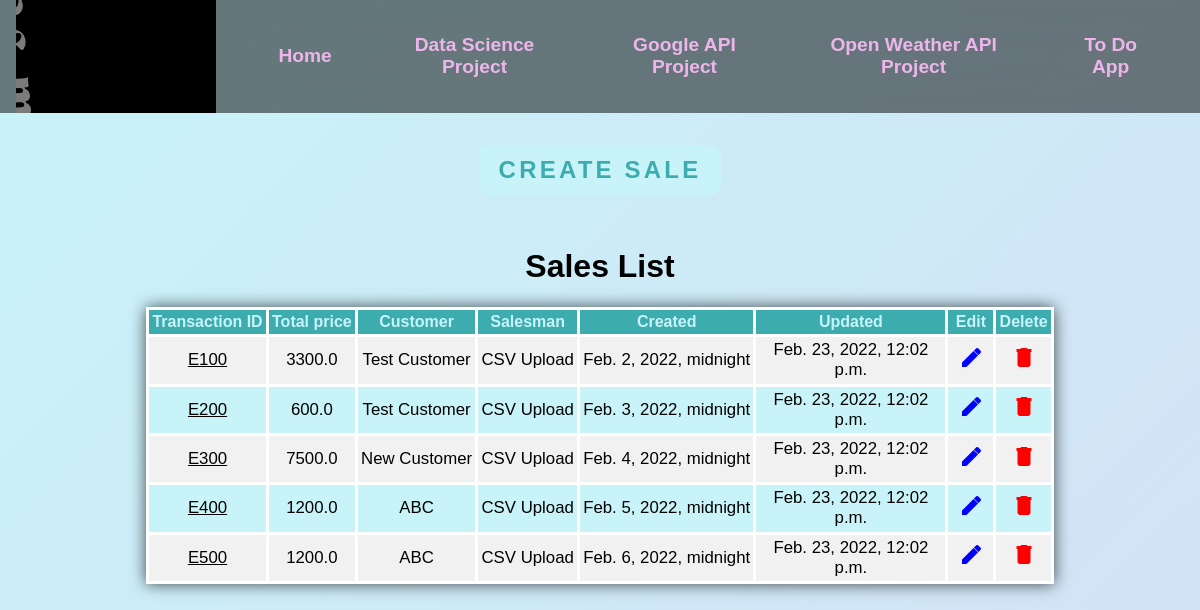
Screenshot of /datascience/sales_list/ with the database file from the repository.
### datascience/models.py (models this page shows, shortened)
class Sale(models.Model):
    transaction_id = models.CharField(max_length=12, blank=True) # we will create a function to generate it automaticly
    positions = models.ManyToManyField(Position) # the list of positions that we are including in the sale object
    total_price = models.FloatField(blank=True, null=True)
    customer = models.ForeignKey(Customer, limit_choices_to={'is_active': True}, on_delete=models.CASCADE)
    salesman = models.CharField(max_length=100, null=True, blank=True)
    is_active = models.BooleanField(default=True)
    created = models.DateTimeField(blank=True, null=True) # blank=True, null=True in order to see them in Django admin
    updated = models.DateTimeField(auto_now=True)
    def get_absolute_url(self):
        return reverse("datascience:sale_details", kwargs={"pk": self.pk})

class Customer(models.Model):
    name = models.CharField(max_length=100)
    is_active = models.BooleanField(default=True)
    def __str__(self) -> str:
        return str(self.name)

### datascience/views.py (the view)
# urls.py: path("sales_list/", views.SaleListView.as_view(), name="sales_list"),
class SaleListView(ListView):
    model = Sale
    template_name = "datascience/sales/sales_list.html"
    def get_queryset(self):
        return self.model.objects.filter(is_active=True)

### templates/datascience/sales/sales_list.html (shortened to what this page needs)
{% extends 'base.html' %}
{% load static %}
{% block content %}
<div class="align-center">
    <div class="buttons-container">
        <a class="submit-neon" href="{% url 'datascience:sales_create' %}">
            Create Sale
        </a>
    </div>
    <h1>Sales List</h1>
    <table>
        <thead>
            <tr>
                <th>Transaction ID</th>
                <th>Total price</th>
                <th>Customer</th>
                <th>Salesman</th>
                <th>Created</th>
                <th>Updated</th>
                <th>Edit</th>
                <th>Delete</th>
            </tr>
        </thead>
        <tbody>
            {% for obj in object_list %}
            <tr>
                <td><a href="{{obj.get_absolute_url}}">{{obj.transaction_id}}</a></td>
                <td>{{obj.total_price}}</td>
                <td>{{obj.customer}}</td>
                <td>{{obj.salesman}}</td>
                <td>{{obj.created}}</td>
                <td>{{obj.updated}}</td>
                <td>
                    <a style="color:blue" href="{% url 'datascience:sales_update' obj.id %}">
                        <span class="material-icons">
                        </span>
                    </a>
                </td>
                <td>
                    <a style="color:red" href="{% url 'datascience:sales_delete' obj.id %}">
                        <span class="material-icons">
                        </span>
                    </a>
                </td>
            </tr>
            {% endfor %}
        </tbody>
    </table>
</div>
{% endblock %}

### static/css/main.css (style rules this page uses)
html { min-width: fit-content; }
body { display: flex; flex-direction: column; background: linear-gradient( -45deg, var(--primary-color-light), var(--secondary-color-light), var(--primary-color-light) ); background-size: 650% 650%; position: relative; animation: animated-background 30s ease-in-out infinite; height: 100vh; width: 100vw; font-family: Helvetica, sans-serif; min-width: fit-content; color: var(--text-color); padding: 0; margin: 0; overflow-x: hidden; }
.align-center { display: flex; flex-direction: column; align-items: center; justify-content: center; text-align: center; }
a { color: inherit; }
.dataTable, table { font-size: 1.05rem; min-width: 25rem; max-width: 95%; border-radius: 0.3rem 0.3rem 0 0; box-shadow: 0 0 1rem var(--table-and-form-box-shadow); margin: auto; border-collapse: collapse; max-width: 95vw; margin-bottom: 1rem; }
.dataTable thead tr, table thead tr { background-color: var(--primary-color); color: var(--primary-color-light); text-align: center; font-weight: bold; font-size: 1rem; }
table thead tr th { text-align: center; }
.dataTable th, .dataTable td, table th, table td { padding: 0.2rem; border: 0.2rem solid var(--form-and-table-borders); min-width: 3rem; word-wrap: break-word; max-width: 12rem; }
.dataTable tbody tr:nth-of-type(even), table tbody tr:nth-of-type(even) { background-color: var(--primary-color-light); }
.dataTable tbody tr:nth-of-type(odd), table tbody tr:nth-of-type(odd) { background-color: var(--tertiary-color); }
td .material-icons { aspect-ratio: 1; font-weight: bold; }
.submit-neon { position: relative; display: inline-block; align-items: center; text-align: center; justify-content: center; padding: 0.7rem 1.25rem; color: var(--primary-color); font-size: 1.5rem; font-weight: bold; text-decoration: none; text-transform: uppercase; overflow: hidden; transition: 0.5s; letter-spacing: 0.2rem; max-width: 20rem; border-radius: 0.7rem; background: var(--primary-color-light); margin-bottom: 2rem; }
.buttons-container { display: flex; align-items: center; justify-content: space-evenly; text-align: center; }

### static/css/themes/default.css (style rules this page uses)
:root { --text-color: black; --text-color-hover: black; --primary-color: #3cacae; --primary-color-light: #c8f4f9; --secondary-color: #c26dbc; --secondary-color-light: #eeb5eb; --tertiary-color: #f1f1f1; --navbar-background-color: rgba(0, 0, 0, 0.5); --navbar-hover-over-items: rgba(0, 0, 0, 0.7); --navbar-text-color: #eeb5eb; --form-background: rgba(0, 0, 0, 0.4); --form-and-table-borders: white; --mobile-navabar-burger-button-color: #fff; --table-and-form-box-shadow: rgba(0, 0, 0, 0.7); }

### rows the page displays
Sale: transaction_id "E100", total_price "3300.0", customer "Test Customer", salesman "CSV Upload", created "Feb. 2, 2022, midnight", updated "Feb. 23, 2022, 12:02 p.m."
Sale: transaction_id "E200", total_price "600.0", customer "Test Customer", salesman "CSV Upload", created "Feb. 3, 2022, midnight", updated "Feb. 23, 2022, 12:02 p.m."
Sale: transaction_id "E300", total_price "7500.0", customer "New Customer", salesman "CSV Upload", created "Feb. 4, 2022, midnight", updated "Feb. 23, 2022, 12:02 p.m."
Sale: transaction_id "E400", total_price "1200.0", customer "ABC", salesman "CSV Upload", created "Feb. 5, 2022, midnight", updated "Feb. 23, 2022, 12:02 p.m."
Sale: transaction_id "E500", total_price "1200.0", customer "ABC", salesman "CSV Upload", created "Feb. 6, 2022, midnight", updated "Feb. 23, 2022, 12:02 p.m."
